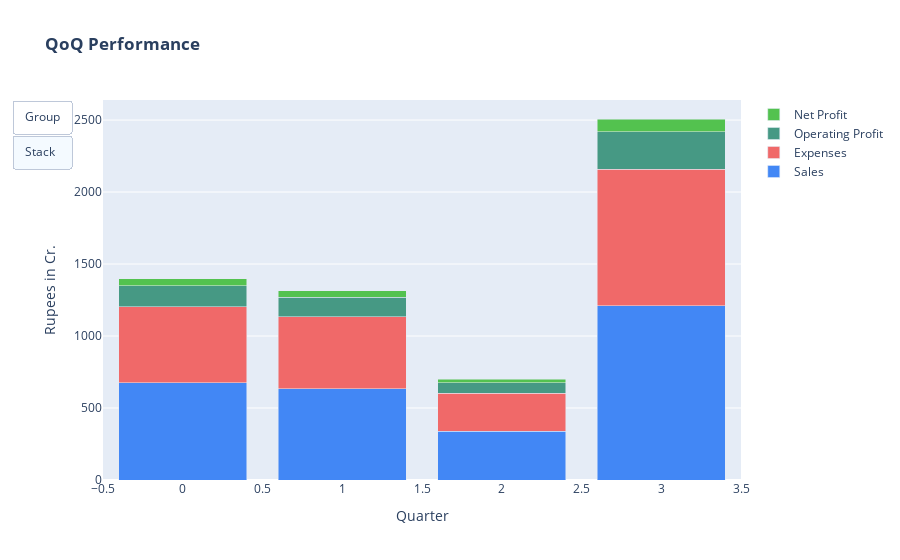

This figure's notebook cell:
### Code cell
fig1 = go.Figure()

x  = temp_df.index
y1 = temp_df['Sales'].astype(float) # Sales Column
y2 = temp_df['Expenses'].astype(float) # Expenses Column
y3 = temp_df['Operating Profit'].astype(float) # Expenses Column
y4 = temp_df['Net Profit'].astype(float) # Expenses Column

fig1.add_trace(go.Bar(x=x, y=y1, name='Sales', marker_color ="#4287f5"))
fig1.add_trace(go.Bar(x=x, y=y2, name='Expenses', marker_color ="#f06969"))
fig1.add_trace(go.Bar(x=x, y=y3, name='Operating Profit', marker_color ="#469984"))
fig1.add_trace(go.Bar(x=x, y=y4, name='Net Profit', marker_color ="#53c24f"))

fig1.update_layout(
        title='<b>QoQ Performance</b>',
        xaxis_title='Quarter',
        yaxis_title='Rupees in Cr.')

updatemenus=[
    dict(
        type="buttons",
        buttons=list([
            dict(
                label="Group",
                method="relayout",
                args=[{"barmode": "group"}]
            ),
            dict(
                label="Stack",
                method="relayout",
                args=[{"barmode": "stack"}]
            )
        ])
    )
]

fig1.update_layout(updatemenus=updatemenus)
fig1.show()

### Figure 1 — Plotly figure (JSON) as saved in the notebook; plotly's stock layout.template omitted (floating-point values rounded to 4 significant figures)
{"data": [{"marker": {"color": "#4287f5"}, "name": "Sales", "type": "bar", "x": [0, 1, 2, 3], "y": [674.3, 634.3, 338.2, 1210.0]}, {"marker": {"color": "#f06969"}, "name": "Expenses", "type": "bar", "x": [0, 1, 2, 3], "y": [529.5, 498.1, 265.5, 950.0]}, {"marker": {"color": "#469984"}, "name": "Operating Profit", "type": "bar", "x": [0, 1, 2, 3], "y": [144.8, 136.2, 72.63, 259.9]}, {"marker": {"color": "#53c24f"}, "name": "Net Profit", "type": "bar", "x": [0, 1, 2, 3], "y": [48.81, 45.91, 24.48, 87.57]}], "layout": {"autosize": true, "barmode": "stack", "title": {"text": "<b>QoQ Performance</b>"}, "updatemenus": [{"active": 1, "buttons": [{"args": [{"barmode": "group"}], "label": "Group", "method": "relayout"}, {"args": [{"barmode": "stack"}], "label": "Stack", "method": "relayout"}], "type": "buttons"}], "xaxis": {"autorange": true, "range": [-0.5, 3.5], "title": {"text": "Quarter"}, "type": "linear"}, "yaxis": {"autorange": true, "range": [0, 2639.0], "title": {"text": "Rupees in Cr."}, "type": "linear"}}}
